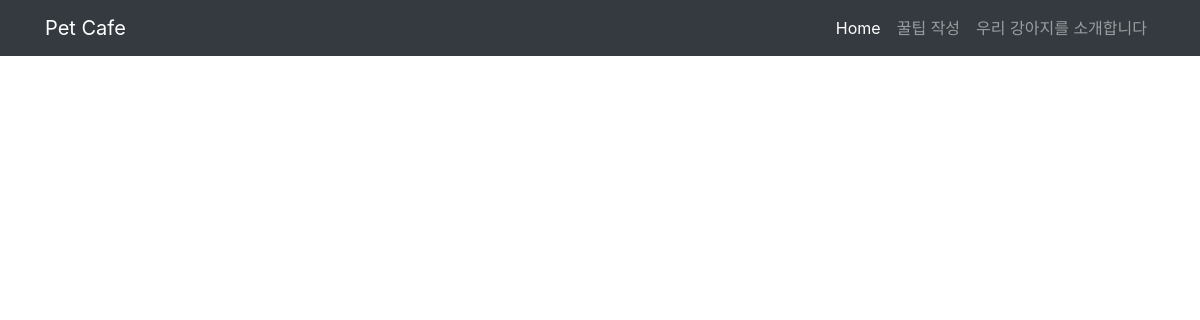
/blog/detail/, run on an earlier commit of the app's database.
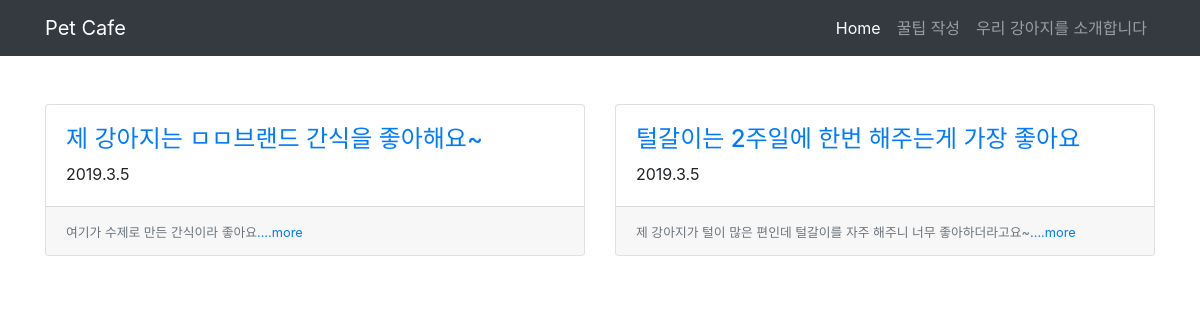
And on a later commit of the database.
### main/models.py (models this page shows, shortened)
class Blog(models.Model):
    title = models.CharField(max_length=200)
    pub_date = models.DateTimeField('date published')
    body = models.TextField()
    def summary(self):
        return self.body[:100]

### main/views.py (the view)
# urls.py: path('blog/detail/', views.detail, name='detail'),
def detail(request):
    blogs = Blog.objects
    return render(request, 'detail.html', {'blogs': blogs})

### main/templates/detail.html
{%extends 'base.html'%}
{% block contents%}
<div class="container">
    <div class="card-deck">
        {% for blog in blogs.all %}
        <div class="card">
            <div class="card-body">
                <a href="{% url 'more' blog.id %}">
                    <h4>{{ blog.title }}</h4>
                </a>
                <p class="card-text">{{ blog.pub_date.year }}.{{ blog.pub_date.month }}.{{ blog.pub_date.day }}
                </p>
            </div>
            <div class="card-footer">
                <small class="text-muted">{{ blog.summary }}<a href="{% url 'more' blog.id %}">....more</a></small>
            </div>
        </div>
        {% endfor %}
    </div>
</div>
{% endblock %}

### main/templates/base.html (shortened to what this page needs)
<!doctype html>
<html lang="en">
<head>
    <link rel="stylesheet" href="https://stackpath.bootstrapcdn.com/bootstrap/4.2.1/css/bootstrap.min.css"
>
</head>
<body>
    <nav class="navbar navbar-expand-lg navbar-dark bg-dark">
        <div class="container">
            <a class="navbar-brand" href="{% url 'home' %}">Pet Cafe</a>
            <div class="collapse navbar-collapse" id="navbarNavAltMarkup">
                <div class="navbar-nav ml-auto">
                    <a class="nav-item nav-link active" href="{% url 'home' %}">Home</span></a>
                    <a class="nav-item nav-link" href="{% url 'new' %}">꿀팁 작성</a>
                    <a class="nav-item nav-link" href="{% url 'portfolio' %}">우리 강아지를 소개합니다</a>
                </div>
            </div>
        </div>
    </nav>
    <br><br>
    {% block contents %}
    {% endblock %}

What changed in the data, as far as the page shows it:
added Blog: title "제 강아지는 ㅁㅁ브랜드 간식을 좋아해요~", pub_date.year "2019", pub_date.month "3", pub_date.day "5", summary "여기가 수제로 만든 간식이라 좋아요"
added Blog: title "털갈이는 2주일에 한번 해주는게 가장 좋아요", pub_date.year "2019", pub_date.month "3", pub_date.day "5", summary "제 강아지가 털이 많은 편인데 털갈이를 자주 해주니 너무 좋아하더라고요~"
